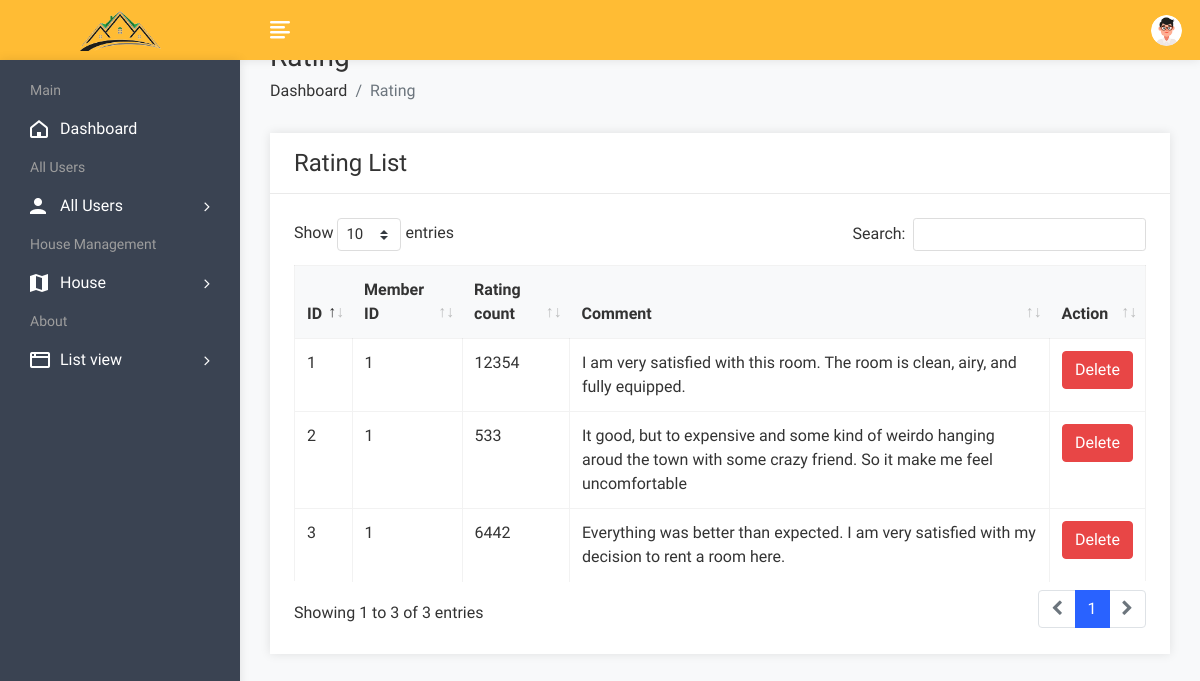
Screenshot of /Admin/rating.php with the database file from the repository.
### tables this page shows
CREATE TABLE `rating` (
  `id` int(11) NOT NULL,
  `t_id` int(11) NOT NULL,
  `rating` int(11) DEFAULT NULL,
  `comment` varchar(300) DEFAULT NULL
);

### Admin/rating.php (the view, shortened to what this page needs)
<!DOCTYPE html>
<html lang="en">
<head>
        <link rel="stylesheet" href="../Admin/assets/css/bootstrap.min.css">
        <link rel="stylesheet" href="../Admin/assets/css/font-awesome.min.css">
        <link rel="stylesheet" href="../Admin/assets/css/feathericon.min.css">
		<link rel="stylesheet" href="../Admin/assets/plugins/datatables/dataTables.bootstrap4.min.css">
		<link rel="stylesheet" href="../Admin/assets/plugins/datatables/responsive.bootstrap4.min.css">
		<link rel="stylesheet" href="../Admin/assets/plugins/datatables/select.bootstrap4.min.css">
		<link rel="stylesheet" href="../Admin/assets/plugins/datatables/buttons.bootstrap4.min.css">
        <link rel="stylesheet" href="../Admin/assets/css/style.css">
    </head>
    <body>
				<?php include("../Admin/inhead.php"); ?>
            <div class="page-wrapper">
                <div class="content container-fluid">
					<div class="page-header">
						<div class="row">
							<div class="col">
								<h3 class="page-title">Rating</h3>
								<ul class="breadcrumb">
									<li class="breadcrumb-item"><a href="../Admin/index.php">Dashboard</a></li>
									<li class="breadcrumb-item active">Rating</li>
								</ul>
							</div>
						</div>
					</div>
					<div class="row">
						<div class="col-sm-12">
							<div class="card">
								<div class="card-header">
									<h4 class="card-title">Rating List</h4>
								</div>
								<div class="card-body">
									<table id="basic-datatable" class="table table-bordered table-hover">
                                            <thead>
                                                <tr>
                                                    <th>ID</th>
                                                    <th>Member ID</th>
                                                    <th>Rating count</th>
                                                    <th>Comment</th>
                                                    <th>Action</th>
                                                </tr>
                                            </thead>
                                            <tbody>
											<?php
												$query=mysqli_query($conn,"select * from rating ");
												$cnt=1;
												while($row=mysqli_fetch_row($query))
													{
											?>
                                                <tr>
                                                    <td><?php echo $cnt; ?></td>
                                                    <td><?php echo $row['1']; ?></td>
                                                    <td><?php echo $row['2']; ?></td>
                                                    <td><?php echo $row['3']; ?></td>
                                                    <td><a href="userdelete.php?id=<?php echo $row['0']; ?>"><button class="btn btn-danger">Delete</button></a></td>
                                                </tr>
                                                <?php
												$cnt=$cnt+1;
												}
												?>
                                            </tbody>
                                        </table>
								</div>
							</div>
						</div>
					</div>
				</div>
			</div>
    </body>
</html>

### rows the page displays
rating: t "1", rating "12354", comment "I am very satisfied with this room. The room is clean, airy, and fully equipped."
rating: t "1", rating "533", comment "It good, but to expensive and some kind of weirdo hanging aroud the town with some crazy friend. So it make me feel uncomfortable"
rating: t "1", rating "6442", comment "Everything was better than expected. I am very satisfied with my decision to rent a room here."
